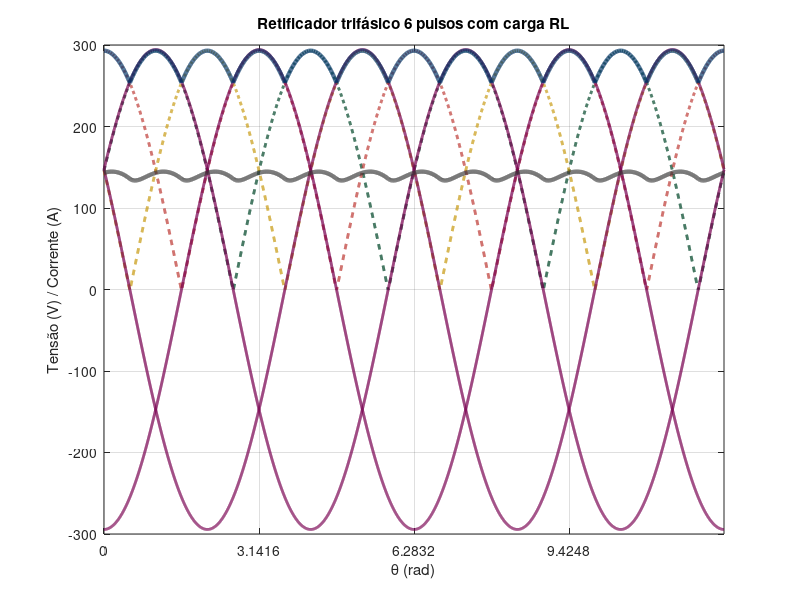

Source code (MATLAB): (Note: this script raises an error after producing the figure.)
%% Retificador trifásico 6 pulsos (ponte de diodos) + carga RL
% Ajuste solicitado:
%  - Plotar as TENSÕES RETIFICADAS TRIFÁSICAS (associadas a cada par de diodos) na MESMA cor
%  - Em OUTRA cor, as TENSÕES DE LINHA TRIFÁSICAS (v_ab, v_bc, v_ca)
%  - E também v_0(t) (na carga RL) e i_0(t) (na carga RL)
%
% Cores (ordem): maincolor, lilla, darkgreen, red, yellow
% Eixo x em theta (rad) com ticks em múltiplos de pi, começando em 0 no recorte

clear; clc; %close all;

% ---- Parâmetros ----
f   = 60;            % Hz
Vm  = 170;           % Vp (fase-neutro)
R   = 2;             % ohms
L   = 1e-3;         % H
Vd  = 0.7;           % V (queda por diodo; em condução são 2 diodos)
ncy = 12;            % ciclos simulados
fs  = 200e3;         % Hz

% ---- Recorte para plotar ----
plotCycles = [10 11];  % [ciclo_inicial ciclo_final]

% ---- Tempo / ângulo ----
T     = 1/f;
dt    = 1/fs;
t     = 0:dt:(ncy*T);
omega = 2*pi*f;

theta = omega*t;

% ---- Tensões de fase ----
v_a = Vm*sin(theta);
v_b = Vm*sin(theta - 2*pi/3);
v_c = Vm*sin(theta + 2*pi/3);

% ---- Tensões de linha trifásicas ----
v_ab = v_a - v_b;
v_bc = v_b - v_c;
v_ca = v_c - v_a;

% ---- "Tensões retificadas trifásicas" (uma por par de fases) ----
% Aqui: retificação ideal em módulo (só para visualizar as formas),
% com a mesma queda de 2 diodos aplicada quando positivo.
v_rect_ab = max(abs(v_ab) - 2*Vd, 0);
v_rect_bc = max(abs(v_bc) - 2*Vd, 0);
v_rect_ca = max(abs(v_ca) - 2*Vd, 0);

% ---- Tensão efetiva na carga (6 pulsos): max das retificadas ----
v_0 = max([v_rect_ab; v_rect_bc; v_rect_ca], [], 1);

% ---- Corrente na carga RL: L di/dt + R i = v0 ----
i_0 = zeros(size(t));
for k = 2:numel(t)
    di_dt = (v_0(k) - R*i_0(k-1))/L;
    i_0(k) = i_0(k-1) + di_dt*dt;
    if i_0(k) < 0, i_0(k) = 0; end
end

% ---- Paleta (RGB 0..1) ----
statale.maincolor = [0   51  102]/255;
statale.lilla     = [120 0   80 ]/255;
statale.darkgreen = [0   70  40 ]/255;
statale.red       = [190 60  55 ]/255;
statale.yellow    = [200 155 20 ]/255;
statale.grey = [50 50 50]/255;

plotColors = [statale.maincolor; statale.lilla; statale.darkgreen; statale.red; statale.yellow];
set(groot,'defaultAxesColorOrder',plotColors);

LW = 3.0;
LW2 = 2;   % todas (exceto v0 e i0)
LW3 = 3;   % v0 e i0


%% ---- RECORTE POR CICLOS ----
c1 = plotCycles(1);
c2 = plotCycles(2);

t1 = (c1-1)*T;
t2 = c2*T;

idx = (t >= t1) & (t <= t2);

thetaP   = theta(idx);
thetaRel = thetaP - thetaP(1);

vabP = v_ab(idx);  vbcP = v_bc(idx);  vcaP = v_ca(idx);
vraP = v_rect_ab(idx); vrbP = v_rect_bc(idx); vrcP = v_rect_ca(idx);

v0P  = v_0(idx);
i0P  = i_0(idx);

%% ---- Plot ----
figure('Color','w');

plot(thetaRel, vraP, '--', 'Color', plotColors(3,:), 'LineWidth', LW2); hold on;
plot(thetaRel, vrbP, '--', 'Color', plotColors(4,:), 'LineWidth', LW2);
plot(thetaRel, vrcP, '--', 'Color', plotColors(5,:), 'LineWidth', LW2);

% =========================
% Tensões de linha (3): contínuas e cor 2 (mesma cor)
% =========================
plot(thetaRel, vabP, 'Color', plotColors(2,:), 'LineWidth', LW2);
plot(thetaRel, vbcP, 'Color', plotColors(2,:), 'LineWidth', LW2);
plot(thetaRel, vcaP, 'Color', plotColors(2,:), 'LineWidth', LW2);

% =========================
% v0 e i0 (LW3)
% =========================
plot(thetaRel, v0P, 'Color', plotColors(1,:), 'LineWidth', LW3);
plot(thetaRel, i0P, 'Color', statale.grey,    'LineWidth', LW3);

grid on;
xlabel('\theta (rad)');
ylabel('Tensão (V) / Corrente (A)');
title('Retificador trifásico 6 pulsos com carga RL');


% ---- Ticks em múltiplos de pi a partir de 0 ----
xlim([0, thetaRel(end)]);
k2 = floor(thetaRel(end)/pi);
xt = (0:k2)*pi;
xticks(xt);

m = 0:k2;
labs = strings(size(m));
for kk = 1:numel(m)
    if m(kk) == 0
        labs(kk) = "0";
    elseif m(kk) == 1
        labs(kk) = "\pi";
    else
        labs(kk) = sprintf('%g\\pi', m(kk));
    end
end
xticklabels(labs);

% ---- Legenda + fontes ----
lgd = legend('v_{ret,ab}','v_{ret,bc}','v_{ret,ca}', ...
             'v_{ab}','v_{bc}','v_{ca}', ...
             'v_0','i_0', 'Location','best');
lgd.FontSize   = 12;
lgd.FontWeight = 'bold';
lgd.Color      = 'none';

ax = gca;
ax.XLabel.FontWeight = 'bold';
ax.YLabel.FontWeight = 'bold';
%% --- ADENDO: correntes de fase da fonte CA (em outra figura) ---
% Aproximação típica para retificador 6 pulsos com corrente DC quase contínua:
% a corrente de fase é +i0 quando a fase é a MAIOR, -i0 quando é a MENOR, e 0 caso contrário.

Vmat = [v_a; v_b; v_c];
[~, idxMax] = max(Vmat, [], 1);
[~, idxMin] = min(Vmat, [], 1);

i_a = zeros(size(t));
i_b = zeros(size(t));
i_c = zeros(size(t));

i_a(idxMax==1) =  i_0(idxMax==1);
i_a(idxMin==1) = -i_0(idxMin==1);

i_b(idxMax==2) =  i_0(idxMax==2);
i_b(idxMin==2) = -i_0(idxMin==2);

i_c(idxMax==3) =  i_0(idxMax==3);
i_c(idxMin==3) = -i_0(idxMin==3);

% Recorte (mesmo intervalo já usado)
iaP = i_a(idx);
ibP = i_b(idx);
icP = i_c(idx);

figure('Color','w');
plot(thetaRel, iaP, 'Color', plotColors(3,:), 'LineWidth', LW); hold on;
plot(thetaRel, ibP, 'Color', plotColors(4,:), 'LineWidth', LW);
plot(thetaRel, icP, 'Color', plotColors(5,:), 'LineWidth', LW);
grid on;

xlabel('\theta (rad)');
ylabel('Corrente de fase (A)');
title('Correntes de fase da fonte CA (retificador trifásico 6 pulsos)');

xlim([0, thetaRel(end)]);
xticks(xt);
xticklabels(labs);

lgd2 = legend('i_a','i_b','i_c', 'Location','best');
lgd2.FontSize   = 12;
lgd2.FontWeight = 'bold';
lgd2.Color      = 'none';

ax2 = gca;
ax2.XLabel.FontWeight = 'bold';
ax2.YLabel.FontWeight = 'bold';


%% --- Só a fase A (i_a) em outra figura ---
figure('Color','w');
plot(thetaRel, iaP, 'Color', plotColors(3,:), 'LineWidth', LW); hold on;
grid on;

xlabel('\theta (rad)');
ylabel('i_a (A)');
title('Corrente de fase A da fonte CA (retificador trifásico 6 pulsos)');

xlim([0, thetaRel(end)]);
xticks(xt);
xticklabels(labs);

lgdA = legend('i_a','Location','best');
lgdA.FontSize   = 12;
lgdA.FontWeight = 'bold';
lgdA.Color      = 'none';

axA = gca;
axA.XLabel.FontWeight = 'bold';
axA.YLabel.FontWeight = 'bold';

% --- Correntes de linha (6 pulsos): i_A, i_B, i_C ---
figure('Color','w');
plot(thetaRel, iaP, 'Color', plotColors(3,:), 'LineWidth', LW); hold on;
plot(thetaRel, ibP, 'Color', plotColors(4,:), 'LineWidth', LW);
plot(thetaRel, icP, 'Color', plotColors(5,:), 'LineWidth', LW);
grid on;

xlabel('\theta (rad)');
ylabel('Corrente de linha (A)');
title('Correntes de linha da fonte CA (6 pulsos)');

xlim([0, thetaRel(end)]);
xticks(xt); xticklabels(labs);

lgd = legend('i_A','i_B','i_C','Location','best');
lgd.FontSize = 12; lgd.FontWeight = 'bold'; lgd.Color = 'none';
ax = gca; ax.XLabel.FontWeight='bold'; ax.YLabel.FontWeight='bold';
